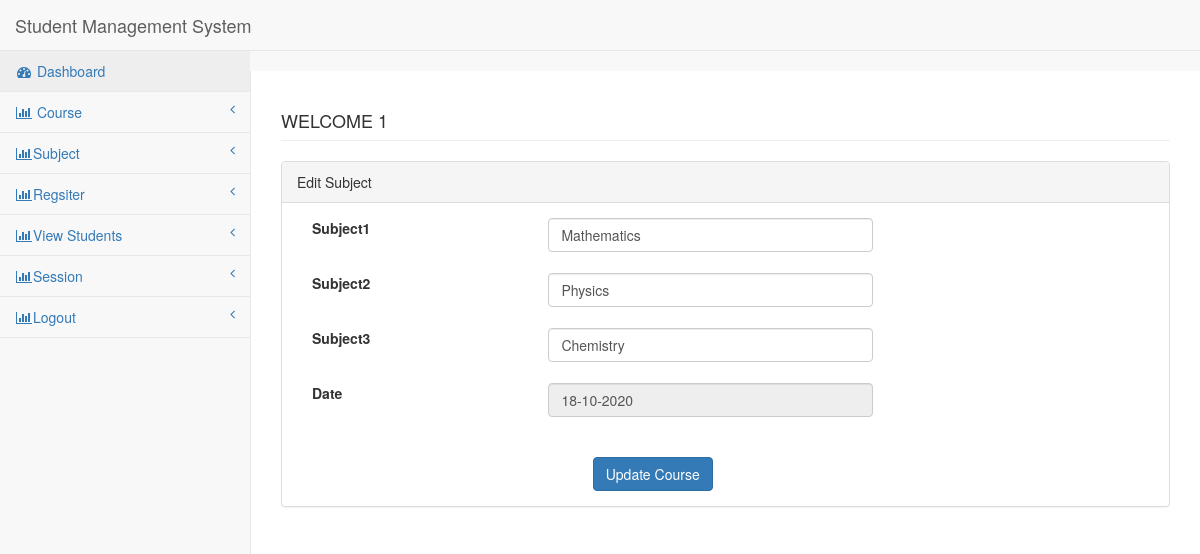
The page /pages/edit-sub.php?sid=3 (signed in) on the database its author committed.
### tables this page shows
CREATE TABLE `subject` (
  `subid` int(11) NOT NULL,
  `cshort` varchar(50) NOT NULL,
  `cfull` varchar(250) NOT NULL,
  `sub1` varchar(250) NOT NULL,
  `sub2` varchar(250) NOT NULL,
  `sub3` varchar(250) NOT NULL,
  `dt_created` datetime NOT NULL DEFAULT current_timestamp()
);

### config/DbFunction.php (called while the page is built, shortened)
<?php
class DbFunction{
function showSubject1($sid){
	$db = Database::getInstance();
	$mysqli = $db->getConnection();
	$query = "SELECT * FROM subject where subid='$sid' ";
	$stmt= $mysqli->query($query);
	return $stmt;
}
}
?>

### pages/edit-sub.php (the view, shortened to what this page needs)
<?php
include('../config/DbFunction.php');
 $obj=new DbFunction();
    $id=$_GET['sid'];
    $rs=$obj->showSubject1($id);
    $res=$rs->fetch_object();
?>
<!DOCTYPE html>
<html lang="en">
<head>
<link href="../bower_components/bootstrap/dist/css/bootstrap.min.css"
	rel="stylesheet">
<link href="../bower_components/metisMenu/dist/metisMenu.min.css"
	rel="stylesheet">
<link href="../dist/css/sb-admin-2.css" rel="stylesheet">
<link href="../bower_components/font-awesome/css/font-awesome.min.css"
	rel="stylesheet" type="text/css">
</head>
<body>
<form method="post" >
	<div id="wrapper">
		<?php include('leftbar.php')?>;
		<div id="page-wrapper">
			<div class="row">
				<div class="col-lg-12">
					<h4 class="page-header"> <?php echo strtoupper("welcome"." ".htmlentities($_SESSION['login']));?></h4>
				</div>
			</div>
			<div class="row">
				<div class="col-lg-12">
					<div class="panel panel-default">
						<div class="panel-heading">Edit Subject</div>
						<div class="panel-body">
							<div class="row">
						 	<div class="col-lg-10">
										<div class="form-group">
											<div class="col-lg-4">
					 <label>Subject1</label>
											</div>
											<div class="col-lg-6">
  <input class="form-control" name="sub1" id="sub1"  value="<?php echo $res->sub1;?>" required="required">
											</div>
										</div>
								<br><br>
		<div class="form-group">
		<div class="col-lg-4">
		<label>Subject2</label>
		</div>
		<div class="col-lg-6">
<input class="form-control" name="sub2" id="sub2" value="<?php echo $res->sub2;?>" required="required">
		</div>
	 </div>
	 <br><br>
			<div class="form-group">
		<div class="col-lg-4">
		<label>Subject3</label>
		</div>
		<div class="col-lg-6">
<input class="form-control" name="sub3" id="sub3" value="<?php echo $res->sub3;?>" required="required">
		</div>
	 </div>
	 <br><br>
	<div class="form-group">
	<div class="col-lg-4">
	 <label>Date</label>
	</div>
	<div class="col-lg-6">
	<input class="form-control" value="<?php echo date('d-m-Y');?>" readonly="readonly" name="udate">
	</div>
	</div>
	</div>
		<br><br>
							<div class="form-group">
											<div class="col-lg-4">
											</div>
											<div class="col-lg-6"><br><br>
							<input type="submit" class="btn btn-primary" name="submit" value="Update Course"></button>
											</div>
										</div>
				</div>
					</div>
							</div>
						</div>
					</div>
				</div>
			</div>
</form>
</body>
</html>

### rows shown on the page
subject: sub1 "Mathematics", sub2 "Physics", sub3 "Chemistry"
